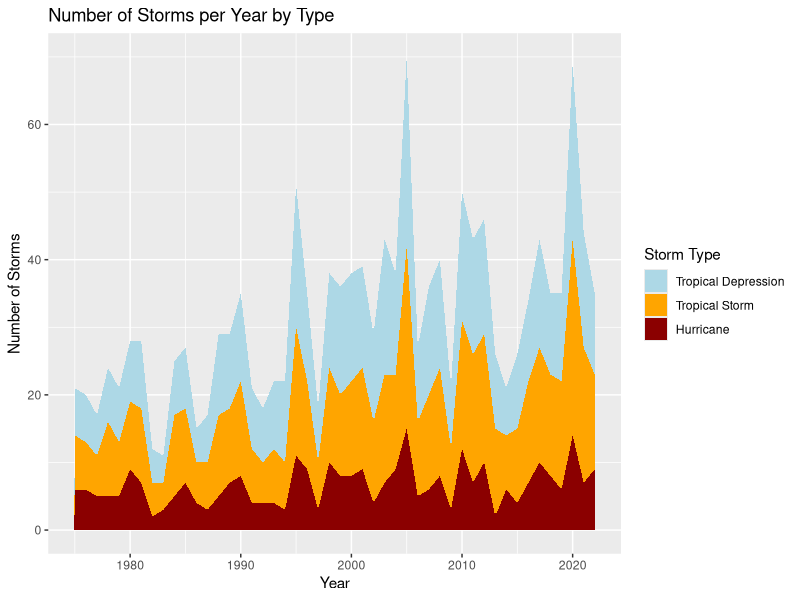
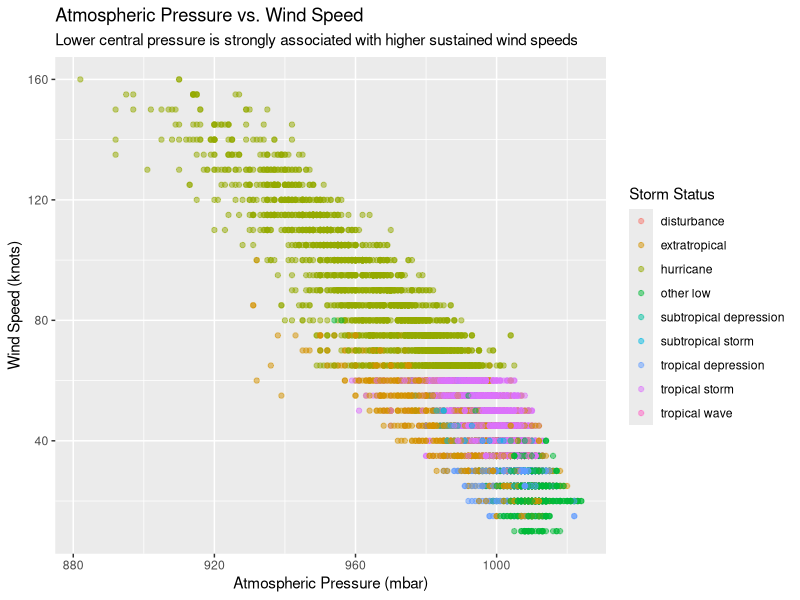

Write the R code that produced these figures, in order.
## ---- chunk 1
#| label: setup
#| message: false

library(tidyverse)
## ---- chunk 2
#| label: plot-storms

storms |>
  filter(status %in% c("tropical depression", "tropical storm", "hurricane")) |>
  mutate(status = factor(
    status,
    levels = c("tropical depression", "tropical storm", "hurricane")
  )) |>
  distinct(year, name, status) |>
  count(year, status) |>
  complete(year, status, fill = list(n = 0)) |>
  ggplot(aes(x = year, y = n, fill = status)) +
  geom_area() +
  scale_fill_manual(
    values = c(
      "tropical depression" = "lightblue",
      "tropical storm" = "orange",
      "hurricane" = "darkred"
    ),
    labels = c(
      "tropical depression" = "Tropical Depression",
      "tropical storm" = "Tropical Storm",
      "hurricane" = "Hurricane"
    )
  ) +
  labs(
    title = "Number of Storms per Year by Type",
    x = "Year",
    y = "Number of Storms",
    fill = "Storm Type"
  )
## ---- chunk 3
#| label: filtered-storms
#| cache: true

storms_recent <- storms |>
  filter(year >= 2000) |>
  select(year, name, status, wind, pressure)
## ---- chunk 4
#| label: plot-pressure-wind

storms_recent |>
  ggplot(aes(x = pressure, y = wind, color = status)) +
  geom_point(alpha = 0.5) +
  labs(
    title = "Atmospheric Pressure vs. Wind Speed",
    subtitle = "Lower central pressure is strongly associated with higher sustained wind speeds",
    x = "Atmospheric Pressure (mbar)",
    y = "Wind Speed (knots)",
    color = "Storm Status"
  )
